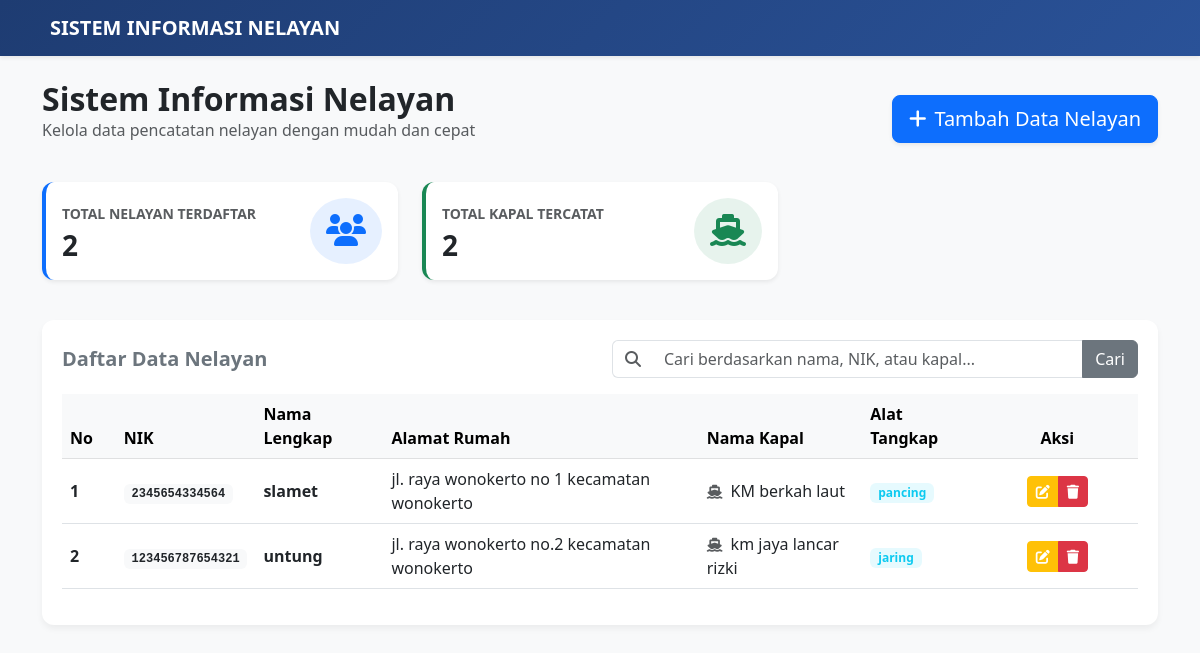
The page / on the database its author committed.
### tables this page shows
CREATE TABLE IF NOT EXISTS `nelayan` (
  `id` int NOT NULL AUTO_INCREMENT,
  `nik` varchar(16) NOT NULL,
  `nama` varchar(100) NOT NULL,
  `alamat` text NOT NULL,
  `nama_kapal` varchar(50) DEFAULT NULL,
  `alat_tangkap` varchar(50) DEFAULT NULL,
  `tanggal_daftar` timestamp NULL DEFAULT (now()),
  PRIMARY KEY (`id`),
  UNIQUE KEY `nik` (`nik`)
);

### index.php (the view, shortened to what this page needs)
<?php
include 'koneksi.php';
$search = "";
if (isset($_GET['search'])) {
    $search = mysqli_real_escape_string($koneksi, $_GET['search']);
    $query = "SELECT * FROM nelayan WHERE nama LIKE '%$search%' OR nik LIKE '%$search%' OR nama_kapal LIKE '%$search%' ORDER BY id DESC";
} else {
    $query = "SELECT * FROM nelayan ORDER BY id DESC";
}
$result = mysqli_query($koneksi, $query);
$total_nelayan = mysqli_num_rows(mysqli_query($koneksi, "SELECT id FROM nelayan"));
$total_kapal = mysqli_num_rows(mysqli_query($koneksi, "SELECT id FROM nelayan WHERE nama_kapal IS NOT NULL AND nama_kapal != ''"));
?>
<!DOCTYPE html>
<html lang="id">
<head>
    <link href="https://cdn.jsdelivr.net/npm/bootstrap@5.3.0/dist/css/bootstrap.min.css" rel="stylesheet">
    <link href="https://cdnjs.cloudflare.com/ajax/libs/font-awesome/6.4.0/css/all.min.css" rel="stylesheet">
</head>
<body>
    <nav class="navbar navbar-expand-lg navbar-dark navbar-custom shadow-sm mb-4">
        <div class="container">
            <a class="navbar-brand fw-bold" href="index.php">
                <i class="fa-solid :fa-anchor me-2"></i>SISTEM INFORMASI NELAYAN
            </a>
        </div>
    </nav>
    <div class="container">
        <div class="d-flex justify-content-between align-items-center mb-4">
            <div>
                <h2 class="fw-bold text-dark mb-0">Sistem Informasi Nelayan</h2>
                <p class="text-muted">Kelola data pencatatan nelayan dengan mudah dan cepat</p>
            </div>
            <a href="tambah.php" class="btn btn-primary btn-lg shadow-sm" style="border-radius: 8px;">
                <i class="fa-solid fa-plus me-2"></i>Tambah Data Nelayan
            </a>
        </div>
        <div class="row mb-4">
            <div class="col-md-6 col-lg-4 mb-3">
                <div class="card card-dashboard bg-white shadow-sm p-3 border-start border-primary border-4">
                    <div class="d-flex align-items-center justify-content-between">
                        <div>
                            <span class="text-muted text-uppercase small fw-bold">Total Nelayan Terdaftar</span>
                            <h3 class="fw-bold text-dark mt-1 mb-0"><?php echo $total_nelayan; ?></h3>
                        </div>
                        <div class="bg-primary bg-opacity-10 p-3 rounded-circle text-primary">
                            <i class="fa-solid fa-users fa-2x"></i>
                        </div>
                    </div>
                </div>
            </div>
            <div class="col-md-6 col-lg-4 mb-3">
                <div class="card card-dashboard bg-white shadow-sm p-3 border-start border-success border-4">
                    <div class="d-flex align-items-center justify-content-between">
                        <div>
                            <span class="text-muted text-uppercase small fw-bold">Total Kapal Tercatat</span>
                            <h3 class="fw-bold text-dark mt-1 mb-0"><?php echo $total_kapal; ?></h3>
                        </div>
                        <div class="bg-success bg-opacity-10 p-3 rounded-circle text-success">
                            <i class="fa-solid fa-ship fa-2x"></i>
                        </div>
                    </div>
                </div>
            </div>
        </div>
        <div class="table-container mb-5">
            <div class="row mb-3 align-items-center">
                <div class="col-md-6 mb-2 mb-md-0">
                    <h5 class="fw-bold text-secondary mb-0">Daftar Data Nelayan</h5>
                </div>
                <div class="col-md-6">
                    <form action="index.php" method="GET" class="d-flex">
                        <div class="input-group">
                            <span class="input-group-text bg-white border-end-0 text-muted">
                                <i class="fa-solid fa-magnifying-glass"></i>
                            </span>
                            <input type="text" name="search" class="form-control border-start-0" placeholder="Cari berdasarkan nama, NIK, atau kapal..." value="<?php echo htmlspecialchars($search); ?>">
                            <button type="submit" class="btn btn-secondary">Cari</button>
                        </div>
                    </form>
                </div>
            </div>
            <div class="table-responsive">
                <table class="table table-hover align-middle">
                    <thead class="table-light text-secondary">
                        <tr>
                            <th width="5%">No</th>
                            <th>NIK</th>
                            <th>Nama Lengkap</th>
                            <th>Alamat Rumah</th>
                            <th>Nama Kapal</th>
                            <th>Alat Tangkap</th>
                            <th width="15%" class="text-center">Aksi</th>
                        </tr>
                    </thead>
                    <tbody>
                        <?php
                        if (mysqli_num_rows($result) > 0) {
                            $no = 1;
                            while ($row = mysqli_fetch_assoc($result)) {
                        ?>
                        <tr>
                            <td><strong><?php echo $no++; ?></strong></td>
                            <td><span class="badge bg-light text-dark font-monospace"><?php echo $row['nik']; ?></span></td>
                            <td class="fw-bold text-dark"><?php echo $row['nama']; ?></td>
                            <td><?php echo $row['alamat']; ?></td>
                            <td><i class="fa-solid fa-ship text-muted me-1 small"></i> <?php echo !empty($row['nama_kapal']) ? $row['nama_kapal'] : '-'; ?></td>
                            <td><span class="badge bg-info bg-opacity-10 text-info px-2 py-1"><?php echo !empty($row['alat_tangkap']) ? $row['alat_tangkap'] : '-'; ?></span></td>
                            <td class="text-center">
                                <div class="btn-group btn-group-sm">
                                    <a href="edit.php?id=<?php echo $row['id']; ?>" class="btn btn-warning text-white" title="Edit Data">
                                        <i class="fa-solid fa-pen-to-square"></i>
                                    <a href="hapus.php?id=<?php echo $row['id']; ?>" class="btn btn-danger" onclick="return confirm('Apakah Anda yakin ingin menghapus data ini?')" title="Hapus Data">
                                        <i class="fa-solid fa-trash"></i>
                                    </a>
                                </div>
                            </td>
                        </tr>
                        <?php
                            }
                        } else {
                            echo "<tr><td colspan='7' class='text-center py-4 text-muted'><i class='fa-solid fa-folder-open fa-2x mb-2 d-block'></i>Data tidak ditemukan atau masih kosong.</td></tr>";
                        }
                        ?>
                    </tbody>
                </table>
            </div>
        </div>
    </div>
</body>
</html>

### index.php (style rules this page uses)
body { background-color: #f8f9fa; font-family: 'Segoe UI', Tahoma, Geneva, Verdana, sans-serif; }
.navbar-custom { background: linear-gradient(135deg, #1e3c72 0%, #2a5298 100%); }
.card-dashboard { border: none; border-radius: 12px; transition: transform 0.2s; }
.table-container { background: #ffffff; border-radius: 12px; padding: 20px; box-shadow: 0 4px 6px rgba(0,0,0,0.05); }

### rows shown on the page
nelayan: nik "2345654334564", nama "slamet", alamat "jl. raya wonokerto no 1 kecamatan wonokerto", nama_kapal "KM berkah laut", alat_tangkap "pancing"
nelayan: nik "123456787654321", nama "untung", alamat "jl. raya wonokerto no.2 kecamatan wonokerto", nama_kapal "km jaya lancar rizki", alat_tangkap "jaring"

### other values the page prints
$total_nelayan "2"
$total_kapal "2"
